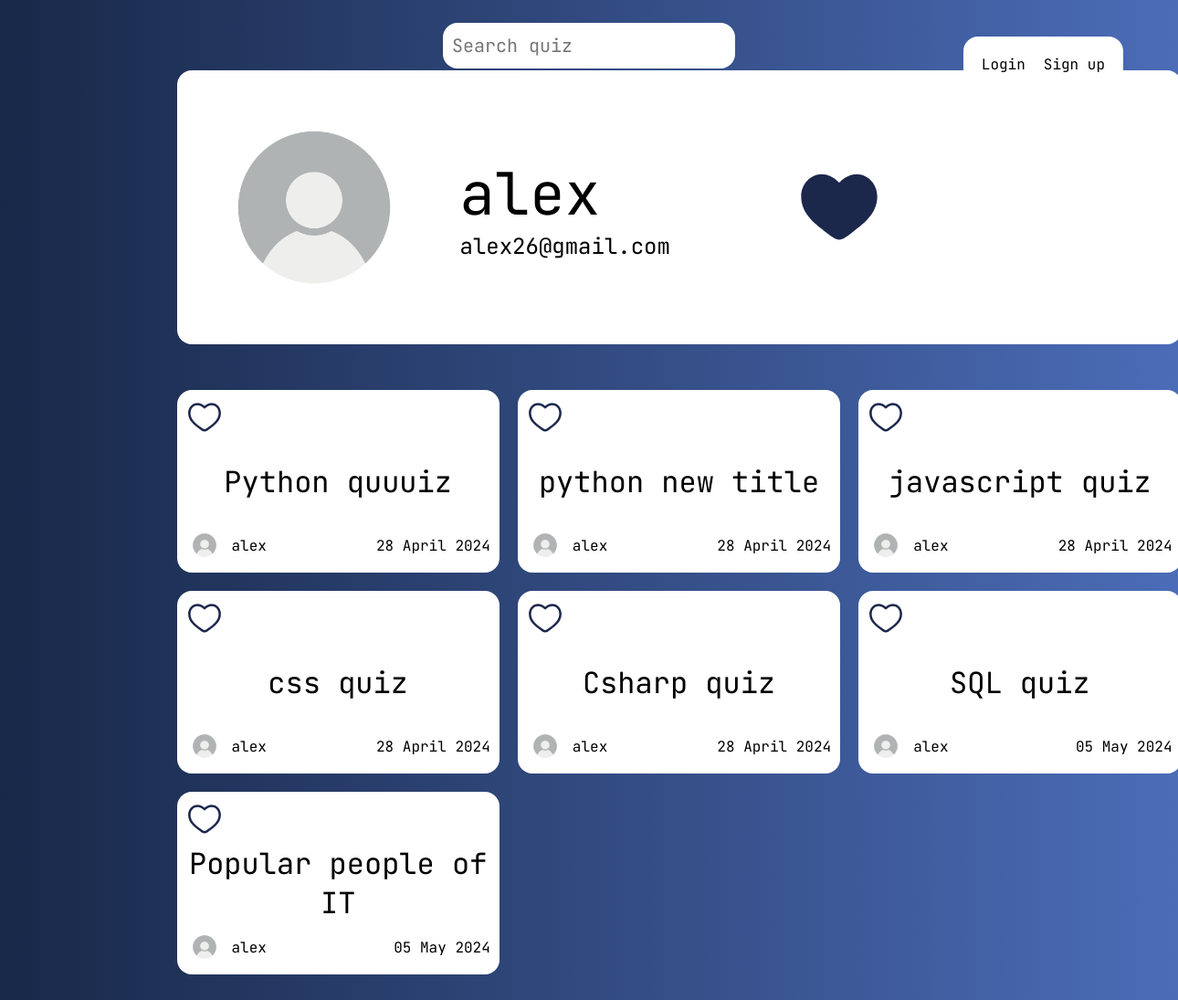
Before: /user/1/ with the older database file.
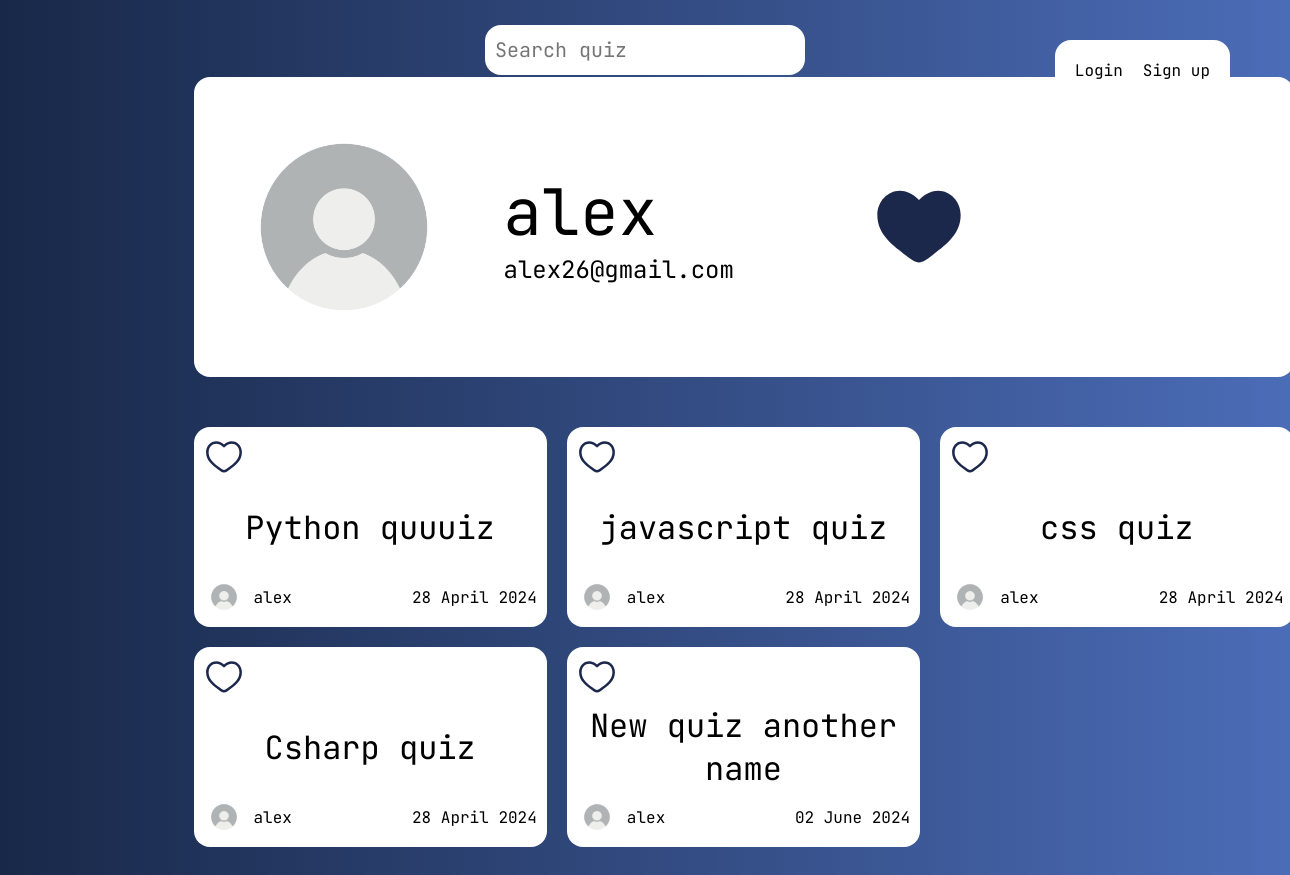
After: the same page with the newer database file.
### quiz_app/models.py (models this page shows, shortened)
class Quiz(models.Model):
    DIFFICULTY_CHOICES = (
        ('Easy', 'Easy'),
        ('Moderately Easy', 'Moderately Easy'),
        ('Intermediate', 'Intermediate'),
        ('Moderately Hard', 'Moderately Hard'),
        ('Hard', 'Hard'),
    )
    id = models.AutoField(primary_key=True)
    title = models.CharField(max_length=100)
    description = models.TextField(default='description')
    author = models.ForeignKey(User, on_delete=models.CASCADE, default=1)
    difficulty = models.CharField(max_length=20, choices=DIFFICULTY_CHOICES, default='Easy')
    created_at = models.DateTimeField(default=date.today, editable=False)
    tags = models.ManyToManyField(Tag)
    is_public = models.BooleanField(default=True)
    class Meta:
        verbose_name_plural = "Quizzes"

### quiz_app/views.py (the view)
# urls.py: path('user/<int:pk>/', user_page, name='user'),
def user_page(request, pk):
    user = User.objects.get(pk=pk)
    user_avatar = "a"
    users_quizzes = Quiz.objects.filter(author=user)
    liked_quizzes = set(LikeQuiz.objects.filter(user__id=request.user.pk).values_list('quiz_id', flat=True))
    context = {'user': user, 'user_avatar': user_avatar, 'users_quizzes': users_quizzes, 'liked_quizzes': liked_quizzes}
    return render(request, 'quiz_app/user/user.html', context)

### quiz_app/templates/quiz_app/user/user.html (shortened to what this page needs)
{% extends 'quiz_app/base.html' %}
{% load static %}
{% block styles %}
<link rel="stylesheet" href="{% static 'quiz_app/css/user.css' %}">
{% endblock %}
{% block content %}
<div class="userblock">
    <div class="userblock-info">
        <div class="userblock-left">
            {% if user_avatar.avatar %}
                <img class="user-avatar" src="{{ user_avatar.avatar.url }}" alt="">
            {% else %}
                <img class="user-avatar" src="/media/site/user_avatar.jpg" alt="">
            {% endif %}
        </div>
        <div class="userblock-right">
            <a href="{% url 'user' pk=user.pk %}"><h2 class="username">{{user.username}}</h2></a>
            <h4 class="useremail">{{user.email}}</h4>
        </div>
        <div class="userblock-buttons">
            <a class="userblock-liked button" href="{% url 'user_liked' pk=user.pk %}">
                <img class="userblock-img" src="/media/site/heart_full.svg" alt="">
            </a>
        </div>
    </div>
</div>
<div class="user-quizzes">
    {% for quiz in users_quizzes %}
        <div>
            <div class="quiz">
                <div class="quiz-rating">
                    {% if quiz.id in liked_quizzes %}
                        <a onclick="dislikeQuiz({{ quiz.id }}, '{{ quiz.title }}')"><img src="/media/site/heart_full.svg" alt="heart"></a>
                    {% else %}
                        <a onclick="likeQuiz({{ quiz.id }}, )"><img src="/media/site/heart_empty.svg" alt="heart"></a>
                    {% endif %}
                </div>
                    <a class="my-quiz quiz-title" href="{% url 'quiz_change' quiz_id=quiz.id %}">{{quiz.title}}</a>
                <div class="quiz-info">
                    <div class="info-user">
                        {% if quiz.author.user_avatar.avatar %}
                            <img class="user-avatar" src="{{ user_avatar.avatar.url }}" alt="">
                        {% else %}
                            <img class="user-avatar" src="/media/site/user_avatar.jpg" alt="">
                        {% endif %}
                        <p>{{quiz.author}}</p>
                    </div>
                    <div class="date">{{quiz.created_at|date:"d F Y"}}</div>
                </div>
            </div>
        </div>
    {% endfor %}
</div>
{% endblock %}

Changed rows visible on the page:
removed Quiz: title "python new title", author "alex", created_at "28 April 2024"
removed Quiz: title "SQL quiz", author "alex", created_at "05 May 2024"
removed Quiz: title "Popular people of IT", author "alex", created_at "05 May 2024"
added Quiz: title "New quiz another name", author "alex", created_at "02 June 2024"
